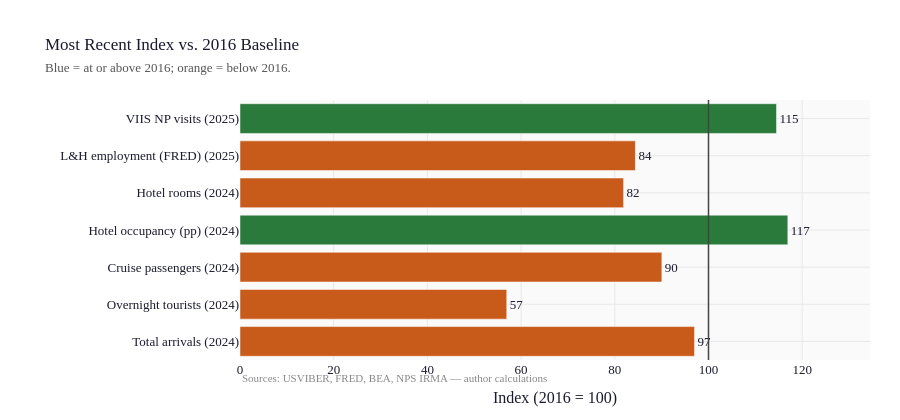

Here is the notebook cell this chart was saved with:
### Code cell
# Bar chart of most-recent index values vs. 2016 baseline
latest_vals = {}
for name in scorecard.index:
    row = scorecard.loc[name]
    for yr in ["2025", "2024", "2022", "2021"]:
        if yr in row.index and pd.notna(row[yr]):
            latest_vals[name] = (yr, row[yr])
            break

names = list(latest_vals.keys())
labels = [f"{n} ({latest_vals[n][0]})" for n in names]
values = [latest_vals[n][1] for n in names]
bar_colors = [PALETTE["rooms"] if v >= 100 else PALETTE["cruise"] for v in values]

fig = go.Figure(
    go.Bar(
        x=values,
        y=labels,
        orientation="h",
        marker_color=bar_colors,
        text=[f"{v:.0f}" for v in values],
        textposition="outside",
    )
)
fig.add_vline(
    x=100,
    line=dict(color="#444", width=1.5),
    annotation_text="2016 = 100",
    annotation_position="top",
    annotation_font=dict(size=10),
)
fig.update_layout(
    title=dict(
        text="Most Recent Index vs. 2016 Baseline<br>"
        '<span style="font-size:13px;color:#555">Blue = at or above 2016; orange = below 2016.</span>',
        font=dict(size=17),
    ),
    xaxis_title="Index (2016 = 100)",
    xaxis_range=[0, max(values) * 1.15],
    height=420,
    margin=dict(l=240),
    annotations=[
        dict(
            xref="paper",
            yref="paper",
            x=0,
            y=-0.1,
            text='<span style="color:#888;font-size:11px">Sources: USVIBER, FRED, BEA, NPS IRMA — author calculations</span>',
            showarrow=False,
            xanchor="left",
        )
    ],
)
fig.show()

### Figure 1 — Plotly figure (JSON) as saved in the notebook; plotly's stock layout.template omitted (floating-point values rounded to 4 significant figures)
{"data": [{"marker": {"color": ["#c85a1a", "#c85a1a", "#c85a1a", "#2a7a3b", "#c85a1a", "#c85a1a", "#2a7a3b"]}, "orientation": "h", "text": ["97", "57", "90", "117", "82", "84", "115"], "textposition": "outside", "type": "bar", "x": [97.01, 56.94, 90.04, 116.9, 81.88, 84.4, 114.5], "y": ["Total arrivals (2024)", "Overnight tourists (2024)", "Cruise passengers (2024)", "Hotel occupancy (pp) (2024)", "Hotel rooms (2024)", "L&H employment (FRED) (2025)", "VIIS NP visits (2025)"]}], "layout": {"annotations": [{"font": {"size": 10}, "showarrow": false, "text": "<span style=\"color:#888;font-size:11px\">Sources: USVIBER, FRED, BEA, NPS IRMA — author calculations</span>", "x": 0, "xanchor": "left", "xref": "paper", "y": -0.1, "yanchor": "bottom", "yref": "paper"}], "height": 420, "margin": {"l": 240}, "shapes": [{"line": {"color": "#444", "width": 1.5}, "type": "line", "x0": 100, "x1": 100, "xref": "x", "y0": 0, "y1": 1, "yref": "y domain"}], "title": {"font": {"size": 17}, "text": "Most Recent Index vs. 2016 Baseline<br><span style=\"font-size:13px;color:#555\">Blue = at or above 2016; orange = below 2016.</span>"}, "xaxis": {"range": [0, 134.5], "title": {"text": "Index (2016 = 100)"}}}}
